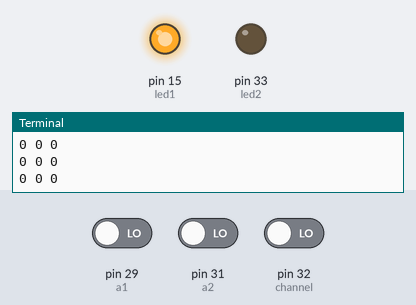
The program below on a simulated Jetson Nano (header pin numbers). Shown: output pins drawn as LEDs (lit = HIGH), the last lines printed to the terminal. The test bench sets the inputs (shaded band); at power-on: pin 32 (channel) LOW, pin 29 (a1) LOW, pin 31 (a2) LOW. Random numbers come from a fixed seed; no MQTT or app messages arrive unless stated. At 7.4 s the program stops and its outputs stay as they are.

Above: at 2.3 s.
2.4 s: pin 32 (channel) driven HIGH
At 3.2 s:
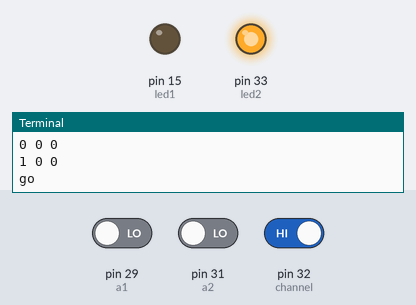
At 8.2 s:
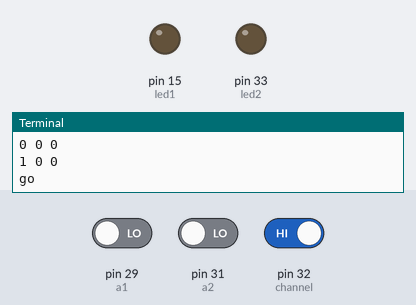
Timing chart, 0 to 8.9 s (numbered marks = the images above; inputs shaded):
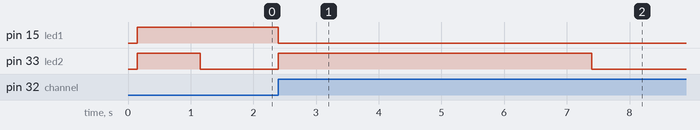

Measured:
- after the input at 2.4 s, pin 15 (led1): HIGH → LOW at once; pin 33 (led2): LOW → HIGH at once, → LOW 5.0 s later

The program:

gpio_test.py
```python
import Jetson.GPIO as GPIO
from paho.mqtt import client as mqtt_client
import time,os
import random
import json
broker = 'r201_nx.local'
port = 1883
# topic = "/bot/chassis"
client_id = f'gpio-{random.randint(0, 1000)}'
def connect_mqtt():#連接伺服器
    def on_connect(client, userdata, flags, rc):
        if rc == 0:
            print("Connected to MQTT Broker!")
        else:
            print("Failed to connect, return code %d\n", rc)

    client = mqtt_client.Client(client_id)
    client.on_connect = on_connect
    client.connect(broker, port)
    return client
def go(client: mqtt_client,GPIO,led1,led2):
    GPIO.output(led2, GPIO.HIGH)
    GPIO.output(led1, GPIO.LOW)
    print("go")

    client.publish(topic="/bot/log", payload=json.dumps({"msg": "log.play"}), qos=0)


    # client.subscribe(topic)
    # client.on_message = on_message

def run():
    try:

        client = connect_mqtt()
        GPIO.setmode(GPIO.BOARD)
        mode = GPIO.getmode()
        print(mode)
        channel=32
        # res_b=36
        a1=29
        a2=31
        led1=15
        led2=33
        GPIO.setup(a1, GPIO.IN)
        # GPIO.setup(res_b, GPIO.IN)
        GPIO.setup(led1, GPIO.OUT,initial=GPIO.HIGH)
        GPIO.setup(led2, GPIO.OUT,initial=GPIO.HIGH)
        time.sleep(1)
        GPIO.setup(channel, GPIO.IN)
        GPIO.setup(a2, GPIO.IN)

        # client.loop_start()
        while 1:
            print(GPIO.input(channel),GPIO.input(a1),GPIO.input(a2))
            # time.sleep(0.5)
            GPIO.output(led1, GPIO.HIGH)
            GPIO.output(led2, GPIO.LOW)
            if GPIO.input(channel):
                go(client,GPIO,led1,led2)
                time.sleep(5)
                GPIO.cleanup()
                os._exit(0)

            client.loop_start()
        # subscribe(client)
    except KeyboardInterrupt as e:
        GPIO.output(led1, GPIO.HIGH)
        GPIO.output(led2, GPIO.HIGH)
        time.sleep(1)
        GPIO.output(led1, GPIO.LOW)
        GPIO.output(led2, GPIO.LOW)
        GPIO.cleanup()

    # client.loop_forever()
if __name__ == '__main__':
    # i2c.ress()
    run()
```
